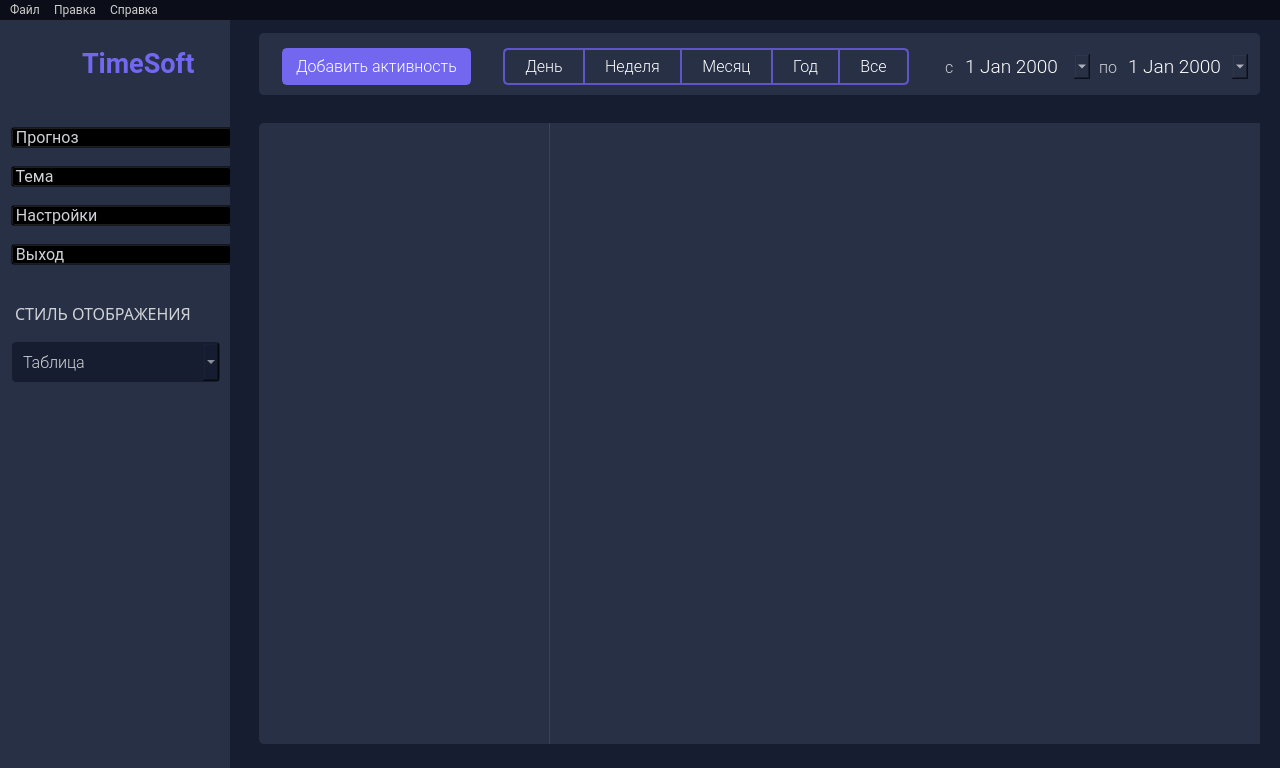
<?xml version="1.0" encoding="UTF-8"?>
<ui version="4.0">
 <class>mainwindow</class>
 <widget class="QMainWindow" name="mainwindow">
  <property name="geometry">
   <rect>
    <x>0</x>
    <y>0</y>
    <width>1280</width>
    <height>768</height>
   </rect>
  </property>
  <property name="windowTitle">
   <string>TimeSoft</string>
  </property>
  <property name="layoutDirection">
   <enum>Qt::LeftToRight</enum>
  </property>
  <property name="styleSheet">
   <string notr="true">background-color: #161D31;</string>
  </property>
  <widget class="QWidget" name="mainwindow_centralwidget">
   <widget class="QWidget" name="verticalLayoutWidget">
    <property name="geometry">
     <rect>
      <x>0</x>
      <y>0</y>
      <width>232</width>
      <height>751</height>
     </rect>
    </property>
    <layout class="QVBoxLayout" name="mainwindow_verticalLayout_logo_and_menu">
     <property name="spacing">
      <number>0</number>
     </property>
     <item>
      <widget class="QWidget" name="mainwindow_widget_logo" native="true">
       <property name="maximumSize">
        <size>
         <width>230</width>
         <height>80</height>
        </size>
       </property>
       <property name="styleSheet">
        <string notr="true">background-color: #283046;</string>
       </property>
       <widget class="QWidget" name="layoutWidget_2">
        <property name="geometry">
         <rect>
          <x>18</x>
          <y>18</y>
          <width>191</width>
          <height>51</height>
         </rect>
        </property>
        <layout class="QHBoxLayout" name="mainwindow_horizontalLayout_logo">
         <item>
          <widget class="QLabel" name="mainwindow_lbl_logo_img">
           <property name="maximumSize">
            <size>
             <width>44</width>
             <height>30</height>
            </size>
           </property>
           <property name="text">
            <string/>
           </property>
           <property name="pixmap">
            <pixmap>img/main/Logo.svg</pixmap>
           </property>
           <property name="scaledContents">
            <bool>true</bool>
           </property>
           <property name="alignment">
            <set>Qt::AlignCenter</set>
           </property>
          </widget>
         </item>
         <item>
          <widget class="QLabel" name="mainwindow_lbl_logo_title">
           <property name="maximumSize">
            <size>
             <width>120</width>
             <height>40</height>
            </size>
           </property>
           <property name="font">
            <font>
             <family>Roboto</family>
             <pointsize>20</pointsize>
             <weight>75</weight>
             <bold>true</bold>
            </font>
           </property>
           <property name="layoutDirection">
            <enum>Qt::LeftToRight</enum>
           </property>
           <property name="styleSheet">
            <string notr="true">color: #7367F0;</string>
           </property>
           <property name="text">
            <string>TimeSoft</string>
           </property>
           <property name="alignment">
            <set>Qt::AlignLeading|Qt::AlignLeft|Qt::AlignVCenter</set>
           </property>
          </widget>
         </item>
        </layout>
       </widget>
      </widget>
     </item>
     <item>
      <widget class="QWidget" name="mainwindow_widget_menu" native="true">
       <property name="maximumSize">
        <size>
         <width>230</width>
         <height>930</height>
        </size>
       </property>
       <property name="styleSheet">
        <string notr="true">background-color: #283046;</string>
       </property>
       <widget class="QWidget" name="layoutWidget_3">
        <property name="geometry">
         <rect>
          <x>11</x>
          <y>0</y>
          <width>221</width>
          <height>631</height>
         </rect>
        </property>
        <layout class="QVBoxLayout" name="mainwindow_verticalLayout_menu">
         <property name="spacing">
          <number>18</number>
         </property>
         <item>
          <widget class="QPushButton" name="mainwindow_btn_forecast">
           <property name="sizePolicy">
            <sizepolicy hsizetype="Minimum" vsizetype="Fixed">
             <horstretch>0</horstretch>
             <verstretch>0</verstretch>
            </sizepolicy>
           </property>
           <property name="maximumSize">
            <size>
             <width>230</width>
             <height>57</height>
            </size>
           </property>
           <property name="font">
            <font>
             <family>Roboto</family>
             <pointsize>12</pointsize>
             <weight>50</weight>
             <italic>false</italic>
             <bold>false</bold>
            </font>
           </property>
           <property name="contextMenuPolicy">
            <enum>Qt::NoContextMenu</enum>
           </property>
           <property name="styleSheet">
            <string notr="true">QPushButton {
	background-color: rgba(0, 0, 0, 0);	
	color: rgb(208, 210, 214);
	text-align: left;
	padding-right: 10px;
	margin-top: 27px;
}
QPushButton:hover {
	background-color: rgba(0, 0, 0, 0);  
	color: rgb(95, 85, 200);
}</string>
           </property>
           <property name="text">
            <string> Прогноз</string>
           </property>
           <property name="icon">
            <iconset>
             <normaloff>img/icons/clock.png</normaloff>img/icons/clock.png</iconset>
           </property>
           <property name="iconSize">
            <size>
             <width>18</width>
             <height>18</height>
            </size>
           </property>
          </widget>
         </item>
         <item>
          <widget class="QPushButton" name="mainwindow_btn_theme">
           <property name="maximumSize">
            <size>
             <width>230</width>
             <height>37</height>
            </size>
           </property>
           <property name="font">
            <font>
             <family>Roboto</family>
             <pointsize>12</pointsize>
             <weight>50</weight>
             <italic>false</italic>
             <bold>false</bold>
            </font>
           </property>
           <property name="styleSheet">
            <string notr="true">QPushButton {
	background-color: rgba(0, 0, 0, 0);	
	color: rgb(208, 210, 214);
	text-align: left;
	padding-right: 10px;
}
QPushButton:hover {
	background-color: rgba(0, 0, 0, 0);  
	color: rgb(95, 85, 200);
}</string>
           </property>
           <property name="text">
            <string> Тема</string>
           </property>
           <property name="icon">
            <iconset>
             <normaloff>img/icons/sun.png</normaloff>img/icons/sun.png</iconset>
           </property>
          </widget>
         </item>
         <item>
          <widget class="QPushButton" name="mainwindow_btn_settings">
           <property name="maximumSize">
            <size>
             <width>230</width>
             <height>37</height>
            </size>
           </property>
           <property name="font">
            <font>
             <family>Roboto</family>
             <pointsize>12</pointsize>
             <weight>50</weight>
             <italic>false</italic>
             <bold>false</bold>
            </font>
           </property>
           <property name="styleSheet">
            <string notr="true">QPushButton {
	background-color: rgba(0, 0, 0, 0);	
	color: rgb(208, 210, 214);
	text-align: left;
	padding-right: 10px;
}
QPushButton:hover {
	background-color: rgba(0, 0, 0, 0);  
	color: rgb(95, 85, 200);
}</string>
           </property>
           <property name="text">
            <string> Настройки</string>
           </property>
           <property name="icon">
            <iconset>
             <normaloff>img/icons/settings.png</normaloff>img/icons/settings.png</iconset>
           </property>
          </widget>
         </item>
         <item>
          <widget class="QPushButton" name="mainwindow_btn_exit">
           <property name="maximumSize">
            <size>
             <width>230</width>
             <height>37</height>
            </size>
           </property>
           <property name="font">
            <font>
             <family>Roboto</family>
             <pointsize>12</pointsize>
             <weight>50</weight>
             <italic>false</italic>
             <bold>false</bold>
            </font>
           </property>
           <property name="styleSheet">
            <string notr="true">QPushButton {
	background-color: rgba(0, 0, 0, 0);	
	color: rgb(208, 210, 214);
	text-align: left;
	padding-right: 10px;
}
QPushButton:hover {
	background-color: rgba(0, 0, 0, 0);  
	color: rgb(95, 85, 200);
}</string>
           </property>
           <property name="text">
            <string> Выход</string>
           </property>
           <property name="icon">
            <iconset>
             <normaloff>img/icons/power.png</normaloff>img/icons/power.png</iconset>
           </property>
          </widget>
         </item>
         <item>
          <widget class="QLabel" name="mainwindow_textlbl_display_style">
           <property name="maximumSize">
            <size>
             <width>230</width>
             <height>40</height>
            </size>
           </property>
           <property name="font">
            <font>
             <family>Roboto-Thin</family>
             <pointsize>12</pointsize>
             <italic>false</italic>
            </font>
           </property>
           <property name="styleSheet">
            <string notr="true">color: #D0D2D6;
margin-top: 20px;</string>
           </property>
           <property name="text">
            <string>СТИЛЬ ОТОБРАЖЕНИЯ</string>
           </property>
           <property name="alignment">
            <set>Qt::AlignLeading|Qt::AlignLeft|Qt::AlignVCenter</set>
           </property>
          </widget>
         </item>
         <item>
          <widget class="QComboBox" name="mainwindow_comboBox_display_style">
           <property name="minimumSize">
            <size>
             <width>0</width>
             <height>42</height>
            </size>
           </property>
           <property name="maximumSize">
            <size>
             <width>210</width>
             <height>16777215</height>
            </size>
           </property>
           <property name="font">
            <font>
             <family>Roboto Light</family>
             <pointsize>12</pointsize>
            </font>
           </property>
           <property name="styleSheet">
            <string notr="true">QComboBox {
background-color: rgb(22, 29, 49);
color: rgb(208, 210, 214);
border: 2px solid rgba(0, 0, 0, 0);
border-radius: 5px;
padding-left: 10px;
padding-right: 10px;
}

QComboBox:hover {
background-color: rgb(40, 48, 70);
color: rgb(185, 185, 195);
border: 2px solid #7666F8;
border-radius: 5px;
}

QComboBox QAbstractItemView {
background-color: rgb(22, 29, 49);
border: 2px solid #7666F8;
color: rgb(203, 203, 203);
selection-background-color: rgb(94, 80, 238);
selection-color: rgb(0, 0, 0);
}</string>
           </property>
           <property name="currentText">
            <string>Таблица</string>
           </property>
           <item>
            <property name="text">
             <string>Таблица</string>
            </property>
            <property name="icon">
             <iconset>
              <normaloff>img/icons/table(white).svg</normaloff>img/icons/table(white).svg</iconset>
            </property>
           </item>
           <item>
            <property name="text">
             <string>Диаграмма</string>
            </property>
            <property name="icon">
             <iconset>
              <normaloff>img/icons/activity.png</normaloff>img/icons/activity.png</iconset>
            </property>
           </item>
           <item>
            <property name="text">
             <string>График</string>
            </property>
            <property name="icon">
             <iconset>
              <normaloff>img/icons/grahic.png</normaloff>img/icons/grahic.png</iconset>
            </property>
           </item>
          </widget>
         </item>
         <item>
          <spacer name="mainwindow_verticalSpacer_menu">
           <property name="orientation">
            <enum>Qt::Vertical</enum>
           </property>
           <property name="sizeHint" stdset="0">
            <size>
             <width>170</width>
             <height>40</height>
            </size>
           </property>
          </spacer>
         </item>
        </layout>
       </widget>
      </widget>
     </item>
    </layout>
   </widget>
   <widget class="QWidget" name="mainwindow_widget_navigation" native="true">
    <property name="geometry">
     <rect>
      <x>259</x>
      <y>13</y>
      <width>1001</width>
      <height>62</height>
     </rect>
    </property>
    <property name="styleSheet">
     <string notr="true">QWidget { 
background-color: #283046;
border-radius: 5px;
}</string>
    </property>
    <widget class="QWidget" name="layoutWidget">
     <property name="geometry">
      <rect>
       <x>23</x>
       <y>15</y>
       <width>976</width>
       <height>38</height>
      </rect>
     </property>
     <layout class="QHBoxLayout" name="mainwindow_horizontalLayout_navigation" stretch="0,0,0,0,0,0,0,0,0,0,0,0">
      <property name="spacing">
       <number>0</number>
      </property>
      <item>
       <widget class="QPushButton" name="mainwindow_btn_nav_add_act">
        <property name="maximumSize">
         <size>
          <width>16777215</width>
          <height>37</height>
         </size>
        </property>
        <property name="font">
         <font>
          <family>Roboto Light</family>
          <pointsize>12</pointsize>
         </font>
        </property>
        <property name="styleSheet">
         <string notr="true">QPushButton {
	background-color: rgb(115, 103, 240);
	color: rgb(255, 255, 255);
	border: 2px solid rgb(115, 103, 240);
	border-radius: 5px;
	padding-left: 12px;
	padding-right: 12px;
	padding-top: 5px;
	padding-bottom: 5px;
}
QPushButton:hover {
	background-color: rgba(0, 0, 0, 0);
	color: rgb(115, 103, 240);
	border: 2px solid rgb(115, 103, 240);
}</string>
        </property>
        <property name="text">
         <string>Добавить активность</string>
        </property>
       </widget>
      </item>
      <item>
       <spacer name="mainwindow_horizontalSpacer_navigation">
        <property name="orientation">
         <enum>Qt::Horizontal</enum>
        </property>
        <property name="sizeType">
         <enum>QSizePolicy::Expanding</enum>
        </property>
        <property name="sizeHint" stdset="0">
         <size>
          <width>40</width>
          <height>20</height>
         </size>
        </property>
       </spacer>
      </item>
      <item>
       <widget class="QPushButton" name="mainwindow_btn_daily">
        <property name="maximumSize">
         <size>
          <width>102</width>
          <height>37</height>
         </size>
        </property>
        <property name="font">
         <font>
          <family>Roboto Light</family>
          <pointsize>12</pointsize>
         </font>
        </property>
        <property name="styleSheet">
         <string notr="true">QPushButton {
	background-color: #283046;
	color: #FFFFFF;
	border-top: 2px solid;
	border-right: 1px solid;
	border-bottom: 2px solid;
	border-left: 2px solid;
	border-color: rgb(95, 85, 200);
	border-top-left-radius: 5px;
	border-top-right-radius: 0;
	border-bottom-right-radius: 0;
	border-bottom-left-radius: 5px;
	padding-left: 20px;
	padding-right: 20px;
}
QPushButton:hover {
	background-color: rgb(40, 48, 70); 
	color: rgb(255, 255, 255);
	border-color: rgb(121, 109, 255);
}</string>
        </property>
        <property name="text">
         <string>День</string>
        </property>
       </widget>
      </item>
      <item>
       <widget class="QPushButton" name="mainwindow_btn_weekly">
        <property name="maximumSize">
         <size>
          <width>102</width>
          <height>37</height>
         </size>
        </property>
        <property name="font">
         <font>
          <family>Roboto Light</family>
          <pointsize>12</pointsize>
         </font>
        </property>
        <property name="styleSheet">
         <string notr="true">QPushButton {
	background-color: #283046;
	color: #FFFFFF;
	border-top: 2px solid;
	border-right: 1px solid;
	border-bottom: 2px solid;
	border-left: 1px solid;
	border-color: rgb(95, 85, 200);
	border-radius: 0;
	padding-left: 20px;
	padding-right: 20px;
}
QPushButton:hover {
	background-color: rgb(40, 48, 70); 
	color: rgb(255, 255, 255);
	border-color: rgb(121, 109, 255);
}</string>
        </property>
        <property name="text">
         <string>Неделя</string>
        </property>
       </widget>
      </item>
      <item>
       <widget class="QPushButton" name="mainwindow_btn_monthly">
        <property name="maximumSize">
         <size>
          <width>102</width>
          <height>37</height>
         </size>
        </property>
        <property name="font">
         <font>
          <family>Roboto Light</family>
          <pointsize>12</pointsize>
         </font>
        </property>
        <property name="styleSheet">
         <string notr="true">QPushButton {
	background-color: #283046;
	color: #FFFFFF;
	border-top: 2px solid;
	border-right: 1px solid;
	border-bottom: 2px solid;
	border-left: 1px solid;
	border-color: rgb(95, 85, 200);
	border-radius: 0;
	padding-left: 20px;
	padding-right: 20px;
}
QPushButton:hover {
	background-color: rgb(40, 48, 70); 
	color: rgb(255, 255, 255);
	border-color: rgb(121, 109, 255);
}</string>
        </property>
        <property name="text">
         <string>Месяц</string>
        </property>
       </widget>
      </item>
      <item>
       <widget class="QPushButton" name="mainwindow_btn_annually">
        <property name="maximumSize">
         <size>
          <width>102</width>
          <height>37</height>
         </size>
        </property>
        <property name="font">
         <font>
          <family>Roboto Light</family>
          <pointsize>12</pointsize>
         </font>
        </property>
        <property name="styleSheet">
         <string notr="true">QPushButton {
	background-color: #283046;
	color: #FFFFFF;
	border-top: 2px solid;
	border-right: 1px solid;
	border-bottom: 2px solid;
	border-left: 1px solid;
	border-color: rgb(95, 85, 200);
	border-radius: 0;
	padding-left: 20px;
	padding-right: 20px;
}
QPushButton:hover {
	background-color: rgb(40, 48, 70); 
	color: rgb(255, 255, 255);
	border-color: rgb(121, 109, 255);
}</string>
        </property>
        <property name="text">
         <string>Год</string>
        </property>
       </widget>
      </item>
      <item>
       <widget class="QPushButton" name="mainwindow_btn_all">
        <property name="maximumSize">
         <size>
          <width>102</width>
          <height>37</height>
         </size>
        </property>
        <property name="font">
         <font>
          <family>Roboto Light</family>
          <pointsize>12</pointsize>
         </font>
        </property>
        <property name="styleSheet">
         <string notr="true">QPushButton {
	background-color: #283046;
	color: #FFFFFF;
	border-top: 2px solid;
	border-right: 2px solid;
	border-bottom: 2px solid;
	border-left: 1px solid;
	border-color: rgb(95, 85, 200);
	border-top-left-radius: 0;
	border-top-right-radius: 5px;
	border-bottom-right-radius: 5px;
	border-bottom-left-radius: 0;
	padding-left: 20px;
	padding-right: 20px;
}
QPushButton:hover {
	background-color: rgb(40, 48, 70); 
	color: rgb(255, 255, 255);
	border-color: rgb(121, 109, 255);
}</string>
        </property>
        <property name="text">
         <string>Все</string>
        </property>
       </widget>
      </item>
      <item>
       <widget class="QLabel" name="mainwindow_lbl_icon_clendar">
        <property name="maximumSize">
         <size>
          <width>50</width>
          <height>36</height>
         </size>
        </property>
        <property name="font">
         <font>
          <family>Roboto</family>
          <weight>75</weight>
          <italic>false</italic>
          <bold>true</bold>
         </font>
        </property>
        <property name="styleSheet">
         <string notr="true">margin-left: 20px;
color: #D0D2D6;
padding-top: 4px;
padding-bottom: 4px;</string>
        </property>
        <property name="text">
         <string/>
        </property>
        <property name="pixmap">
         <pixmap>img/icons/calendar.png</pixmap>
        </property>
        <property name="scaledContents">
         <bool>true</bool>
        </property>
       </widget>
      </item>
      <item>
       <widget class="QLabel" name="mainwindow_textlbl_s">
        <property name="font">
         <font>
          <family>Roboto Light</family>
          <pointsize>12</pointsize>
         </font>
        </property>
        <property name="styleSheet">
         <string notr="true">padding-left: 5px;
padding-right: 5px;
color: #D0D2D6;</string>
        </property>
        <property name="text">
         <string>c</string>
        </property>
       </widget>
      </item>
      <item>
       <widget class="QDateEdit" name="mainwindow_dateEdit_s">
        <property name="font">
         <font>
          <family>Roboto Light</family>
          <pointsize>14</pointsize>
          <weight>50</weight>
          <italic>false</italic>
          <bold>false</bold>
         </font>
        </property>
        <property name="styleSheet">
         <string notr="true">QDateEdit {
	background-color: #283046;
	border-radius: 5px;
	color: rgb(255, 255, 255);
}
QDateEdit:hover {
	background-color: rgb(40, 48, 70); 
	color: rgb(255, 255, 255);
}</string>
        </property>
        <property name="calendarPopup">
         <bool>true</bool>
        </property>
       </widget>
      </item>
      <item>
       <widget class="QLabel" name="mainwindow_textlbl_po">
        <property name="font">
         <font>
          <family>Roboto Light</family>
          <pointsize>12</pointsize>
         </font>
        </property>
        <property name="styleSheet">
         <string notr="true">padding-left: 5px;
padding-right: 5px;
color: #D0D2D6;</string>
        </property>
        <property name="text">
         <string>по</string>
        </property>
       </widget>
      </item>
      <item>
       <widget class="QDateEdit" name="mainwindow_dateEdit_po">
        <property name="font">
         <font>
          <family>Roboto Light</family>
          <pointsize>14</pointsize>
         </font>
        </property>
        <property name="styleSheet">
         <string notr="true">QDateEdit {
	background-color: #283046;
	border-radius: 5px;
	color: rgb(255, 255, 255);
	margin-right: 5px;
}
QDateEdit:hover {
	background-color: rgb(40, 48, 70); 
	color: rgb(255, 255, 255);
}</string>
        </property>
        <property name="calendarPopup">
         <bool>true</bool>
        </property>
       </widget>
      </item>
     </layout>
    </widget>
   </widget>
   <widget class="QWidget" name="mainwindow_widget_category" native="true">
    <property name="geometry">
     <rect>
      <x>259</x>
      <y>103</y>
      <width>281</width>
      <height>621</height>
     </rect>
    </property>
    <property name="styleSheet">
     <string notr="true">QWidget { 
color: #B4B7BD;
background-color: #283046;
border-top-left-radius: 5px;
border-bottom-left-radius: 5px;
}</string>
    </property>
   </widget>
   <widget class="QWidget" name="mainwindow_widget_view" native="true">
    <property name="geometry">
     <rect>
      <x>550</x>
      <y>103</y>
      <width>710</width>
      <height>621</height>
     </rect>
    </property>
    <property name="font">
     <font>
      <family>Roboto Light</family>
      <pointsize>12</pointsize>
     </font>
    </property>
    <property name="styleSheet">
     <string notr="true">background-color: #283046;
background-image: url(design/img/background-image_d.png);
</string>
    </property>
   </widget>
   <widget class="QWidget" name="mainwindow_widget_view_spacer" native="true">
    <property name="geometry">
     <rect>
      <x>540</x>
      <y>103</y>
      <width>10</width>
      <height>621</height>
     </rect>
    </property>
    <property name="styleSheet">
     <string notr="true">border-right: 1px solid #3B4253;
background-color: #283046;</string>
    </property>
   </widget>
  </widget>
  <widget class="QMenuBar" name="mainwindow_menubar">
   <property name="geometry">
    <rect>
     <x>0</x>
     <y>0</y>
     <width>1280</width>
     <height>20</height>
    </rect>
   </property>
   <property name="font">
    <font>
     <family>Roboto</family>
    </font>
   </property>
   <property name="styleSheet">
    <string notr="true">QMenuBar {
	color: rgb(205, 205, 205);	
	background-color: rgba(0, 0, 0, 130);
}
QMenuBar::item:selected { 
	background-color: rgb(200, 200, 200);
	color: rgb(0, 0, 0);
} 
QMenuBar::item:pressed {  
	background-color: rgb(200, 200, 200);
	color: rgb(0, 0, 0);
}</string>
   </property>
   <widget class="QMenu" name="mainwindow_menuFile">
    <property name="font">
     <font>
      <family>Roboto</family>
     </font>
    </property>
    <property name="styleSheet">
     <string notr="true">QMenu {
	background-color: rgb(20, 24, 34);
	color: rgb(205, 205, 205);
}
QMenu::item:selected { 
	background-color: rgb(200, 200, 200);
	color: rgb(0, 0, 0);
} 
QMenu::item:pressed {  
	background-color: rgb(200, 200, 200);
	color: rgb(0, 0, 0);
}</string>
    </property>
    <property name="title">
     <string>Файл</string>
    </property>
    <addaction name="mainwindow_act_make_prediction"/>
    <addaction name="mainwindow_act_settings"/>
    <addaction name="separator"/>
    <addaction name="mainwindow_act_exit"/>
   </widget>
   <widget class="QMenu" name="mainwindow_menuEdit">
    <property name="font">
     <font>
      <family>Roboto</family>
     </font>
    </property>
    <property name="styleSheet">
     <string notr="true">QMenu {
	background-color: rgb(20, 24, 34);
	color: rgb(205, 205, 205);
}
QMenu::item:selected { 
	background-color: rgb(200, 200, 200);
	color: rgb(0, 0, 0);
} 
QMenu::item:pressed {  
	background-color: rgb(200, 200, 200);
	color: rgb(0, 0, 0);
}</string>
    </property>
    <property name="title">
     <string>Правка</string>
    </property>
    <widget class="QMenu" name="mainwindow_dropdown_menu_theme">
     <property name="font">
      <font>
       <family>Roboto</family>
      </font>
     </property>
     <property name="title">
      <string>Тема</string>
     </property>
     <addaction name="mainwindow_act_light"/>
     <addaction name="mainwindow_act_dark"/>
    </widget>
    <addaction name="mainwindow_act_add_event"/>
    <addaction name="mainwindow_act_edit_event"/>
    <addaction name="mainwindow_dropdown_menu_theme"/>
   </widget>
   <widget class="QMenu" name="mainwindow_menuHelp">
    <property name="font">
     <font>
      <family>Roboto</family>
     </font>
    </property>
    <property name="styleSheet">
     <string notr="true">QMenu {
	background-color: rgb(20, 24, 34);
	color: rgb(205, 205, 205);
}
QMenu::item:selected { 
	background-color: rgb(200, 200, 200);
	color: rgb(0, 0, 0);
} 
QMenu::item:pressed {  
	background-color: rgb(200, 200, 200);
	color: rgb(0, 0, 0);
}</string>
    </property>
    <property name="title">
     <string>Справка</string>
    </property>
    <addaction name="mainwindow_act_help"/>
    <addaction name="mainwindow_act_about_program"/>
   </widget>
   <addaction name="mainwindow_menuFile"/>
   <addaction name="mainwindow_menuEdit"/>
   <addaction name="mainwindow_menuHelp"/>
  </widget>
  <action name="mainwindow_act_edit_event">
   <property name="text">
    <string>Редактировать выбранное событие</string>
   </property>
   <property name="font">
    <font>
     <family>Roboto</family>
    </font>
   </property>
  </action>
  <action name="mainwindow_act_add_event">
   <property name="text">
    <string>Добавить событие</string>
   </property>
   <property name="font">
    <font>
     <family>Roboto</family>
    </font>
   </property>
  </action>
  <action name="mainwindow_act_help">
   <property name="text">
    <string>Справка</string>
   </property>
   <property name="font">
    <font>
     <family>Roboto</family>
    </font>
   </property>
  </action>
  <action name="mainwindow_act_about_program">
   <property name="text">
    <string>О программе</string>
   </property>
   <property name="font">
    <font>
     <family>Roboto</family>
    </font>
   </property>
  </action>
  <action name="mainwindow_act_settings">
   <property name="text">
    <string>Настройки</string>
   </property>
   <property name="font">
    <font>
     <family>Roboto</family>
    </font>
   </property>
  </action>
  <action name="mainwindow_act_exit">
   <property name="text">
    <string>Выход</string>
   </property>
   <property name="font">
    <font>
     <family>Roboto</family>
    </font>
   </property>
  </action>
  <action name="mainwindow_act_make_prediction">
   <property name="text">
    <string>Сделать прогноз</string>
   </property>
   <property name="font">
    <font>
     <family>Roboto</family>
     <pointsize>8</pointsize>
    </font>
   </property>
  </action>
  <action name="mainwindow_act_diagram">
   <property name="text">
    <string>Диаграмма</string>
   </property>
   <property name="font">
    <font>
     <family>Roboto</family>
    </font>
   </property>
  </action>
  <action name="mainwindow_act_graph">
   <property name="text">
    <string>График</string>
   </property>
   <property name="font">
    <font>
     <family>Roboto</family>
    </font>
   </property>
  </action>
  <action name="mainwindow_act_table">
   <property name="text">
    <string>Табличная</string>
   </property>
   <property name="font">
    <font>
     <family>Roboto</family>
    </font>
   </property>
  </action>
  <action name="mainwindow_act_light">
   <property name="text">
    <string>Светлая</string>
   </property>
   <property name="font">
    <font>
     <family>Roboto</family>
    </font>
   </property>
  </action>
  <action name="mainwindow_act_dark">
   <property name="text">
    <string>Темная</string>
   </property>
   <property name="font">
    <font>
     <family>Roboto</family>
    </font>
   </property>
  </action>
 </widget>
 <resources/>
 <connections/>
</ui>
